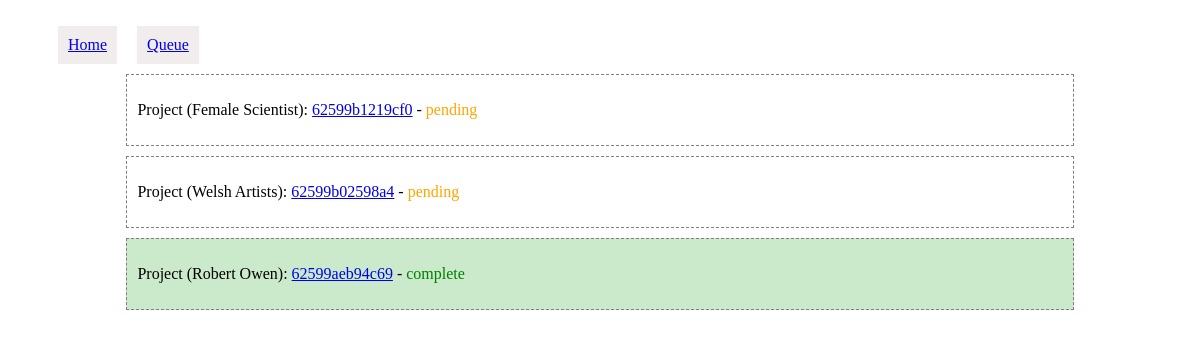
Page /query/results.php?id=1 on the earlier database version.
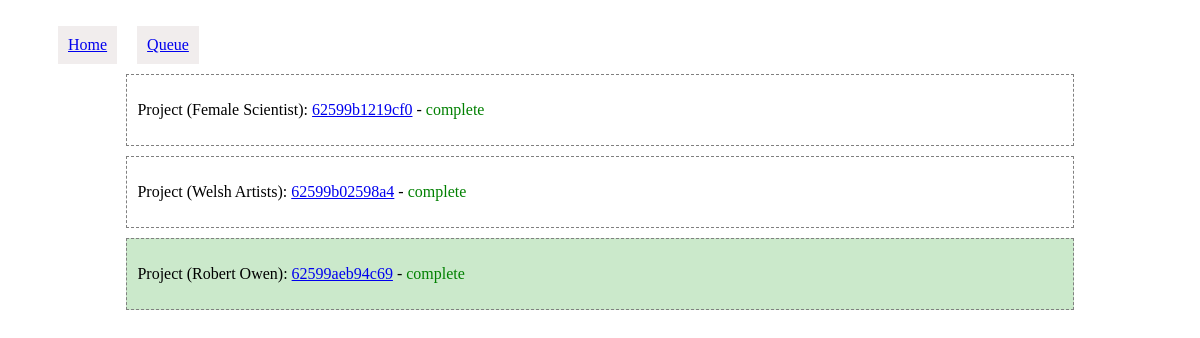
Same page on the later database version.
### tables this page shows
CREATE TABLE "queue"(
    "id" INTEGER PRIMARY KEY AUTOINCREMENT NOT NULL,
    "project_title" VARCHAR,
    "project" INTEGER,
    "query_type" VARCHAR,
    "query" VARCHAR,
    "status" VARCHAR,
    "created" DATE,
    "updated" DATE
);

### query/database/queue.php (called while the page is built, shortened)
<?php
class AllItems {
  private $db;
  public function __construct()
  {
    $this->db = new SQLite3('database/amp.sqlite', SQLITE3_OPEN_CREATE | SQLITE3_OPEN_READWRITE);
  }
  public function getAllItems()
  {
    $results = $this->db->query('SELECT * FROM `queue` ORDER BY `updated` DESC LIMIT 50');
    $items = [];
    while ($row = $results->fetchArray()) {
      $items[] = $row;
    }
    return $items;
  }
}

### query/results.php (the view, shortened to what this page needs)
<?php
  include_once 'database/queue.php';
  $queue = new AllItems();
  $items = $queue->getAllItems();
?>
<?php include_once 'includes/header.php'; ?>
  <div id="container">
    <?php
      if(isset($_GET['id'])) {
        $last_id = $_GET['id'];
      }else{
        $last_id = '';
      }
      foreach($items as $k => $v) {
        $id = $v['id'];
        if($id == $last_id) $recent = 'recent';
        else $recent = '';
        echo '<div class="items '. $recent .'">';
          if($v['status'] == 0) $status = '<span class="pending">pending</span>';
          if($v['status'] == 1) $status = '<span class="complete">complete</span>';
          echo '<p>Project ('.$v['project_title'].'): <a href="view_project.php?id='.$v['project'].'">' . $v['project'] . '</a> - ' . $status . '</p>';
        echo '</div>';
      }
    ?>
  </div>
<?php include_once 'includes/footer.php'; ?>

### query/includes/header.php (shortened to what this page needs)
<!doctype html>
<html lang="en">
<head>
  <link rel="stylesheet" href="assets/style.css?v=1.0">
</head>
<body>
<nav>
  <ul>
    <li><a href="/">Home</a></li>
    <li><a href="results.php">Queue</a></li>
  </ul>
</nav>

### query/includes/footer.php (shortened to what this page needs)
</body>
</html>

### query/assets/style.css (style rules this page uses)
#container { margin: 0 auto; width:80%; margin-top:100px; clear: both; }
.items { border: 1px dashed gray; padding: 10px; margin:10px 0; }
.complete { color: green; }
.items.recent { background-color: #cbe9cb; }
ul li { padding: 10px; float:left; list-style: none; }
ul li a { display: block; padding:10px; background-color: rgb(241, 237, 237); }
.pending { color:orange; }

Differences in the rows shown:
changed queue "Female Scientist": status "pending" → "complete"
changed queue "Welsh Artists": status "pending" → "complete"
